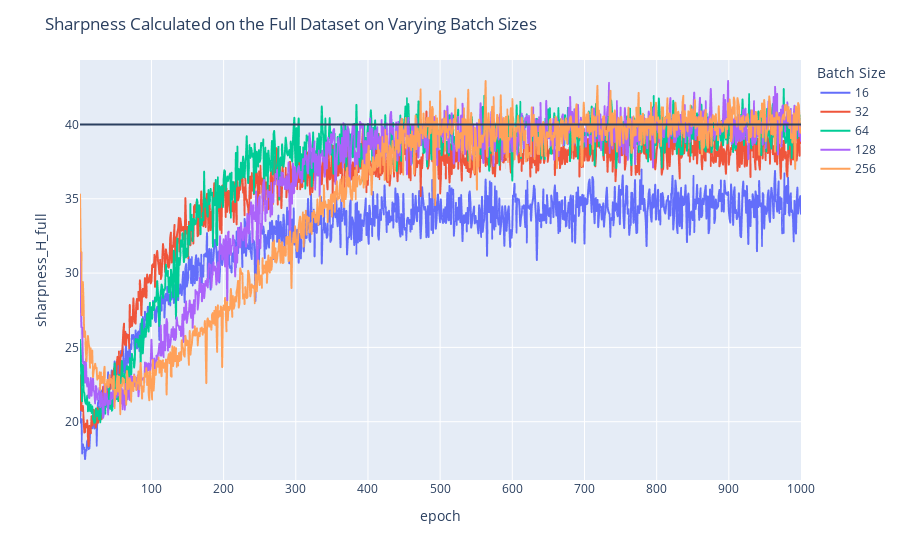

The code cell stored with this chart in its notebook:
### Code cell
fig = px.line(out, x='epoch', y='sharpness_H_full', color='Batch Size')
fig.add_hline(2/0.05)
fig.update_layout(title_text="Sharpness Calculated on the Full Dataset on Varying Batch Sizes")
fig.show()

### Figure 1 — Plotly figure (JSON) as saved in the notebook; plotly's stock layout.template omitted (floating-point values rounded to 4 significant figures; data arrays with more than 128 entries replaced by an {"elided": "..."} marker saying what was removed)
{"data": [{"hovertemplate": "Batch Size=16<br>epoch=%{x}<br>sharpness_H_full=%{y}<extra></extra>", "legendgroup": "16", "line": {"color": "#636efa", "dash": "solid"}, "marker": {"symbol": "circle"}, "mode": "lines", "name": "16", "showlegend": true, "x": {"elided": "1000 int values"}, "xaxis": "x", "y": {"elided": "1000 float values"}, "yaxis": "y", "type": "scattergl"}, {"hovertemplate": "Batch Size=32<br>epoch=%{x}<br>sharpness_H_full=%{y}<extra></extra>", "legendgroup": "32", "line": {"color": "#EF553B", "dash": "solid"}, "marker": {"symbol": "circle"}, "mode": "lines", "name": "32", "showlegend": true, "x": {"elided": "1000 int values"}, "xaxis": "x", "y": {"elided": "1000 float values"}, "yaxis": "y", "type": "scattergl"}, {"hovertemplate": "Batch Size=64<br>epoch=%{x}<br>sharpness_H_full=%{y}<extra></extra>", "legendgroup": "64", "line": {"color": "#00cc96", "dash": "solid"}, "marker": {"symbol": "circle"}, "mode": "lines", "name": "64", "showlegend": true, "x": {"elided": "1000 int values"}, "xaxis": "x", "y": {"elided": "1000 float values"}, "yaxis": "y", "type": "scattergl"}, {"hovertemplate": "Batch Size=128<br>epoch=%{x}<br>sharpness_H_full=%{y}<extra></extra>", "legendgroup": "128", "line": {"color": "#ab63fa", "dash": "solid"}, "marker": {"symbol": "circle"}, "mode": "lines", "name": "128", "showlegend": true, "x": {"elided": "1000 int values"}, "xaxis": "x", "y": {"elided": "1000 float values"}, "yaxis": "y", "type": "scattergl"}, {"hovertemplate": "Batch Size=256<br>epoch=%{x}<br>sharpness_H_full=%{y}<extra></extra>", "legendgroup": "256", "line": {"color": "#FFA15A", "dash": "solid"}, "marker": {"symbol": "circle"}, "mode": "lines", "name": "256", "showlegend": true, "x": {"elided": "1000 int values"}, "xaxis": "x", "y": {"elided": "1000 float values"}, "yaxis": "y", "type": "scattergl"}], "layout": {"xaxis": {"anchor": "y", "domain": [0.0, 1.0], "title": {"text": "epoch"}}, "yaxis": {"anchor": "x", "domain": [0.0, 1.0], "title": {"text": "sharpness_H_full"}}, "legend": {"title": {"text": "Batch Size"}, "tracegroupgap": 0}, "margin": {"t": 60}, "shapes": [{"type": "line", "x0": 0, "x1": 1, "xref": "x domain", "y0": 40.0, "y1": 40.0, "yref": "y"}], "title": {"text": "Sharpness Calculated on the Full Dataset on Varying Batch Sizes"}}}
